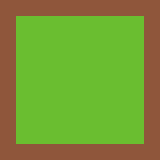

Below is a game level as drawn by its tile map, then a one-line description and the .tmx file that defines it, in full:
An orthogonal 10x10 tile map with 16x16 px tiles, 1 tile layer (Kachelebene 1).

<map version="1.10" tiledversion="1.10.2" orientation="orthogonal" renderorder="right-down" width="10" height="10" tilewidth="16" tileheight="16" infinite="0" nextlayerid="2" nextobjectid="1">
 <editorsettings>
  <export target="../../NEW/MAPS/t.json" format="json" />
 </editorsettings>
 <tileset firstgid="1" source="../../NEW/TILESETS/Tiles.tsx" />
 <layer id="1" name="Kachelebene 1" width="10" height="10">
  <data encoding="csv">
2,2,2,2,2,2,2,2,2,2,
2,1,1,1,1,1,1,1,1,2,
2,1,1,1,1,1,1,1,1,2,
2,1,1,1,1,1,1,1,1,2,
2,1,1,1,1,1,1,1,1,2,
2,1,1,1,1,1,1,1,1,2,
2,1,1,1,1,1,1,1,1,2,
2,1,1,1,1,1,1,1,1,2,
2,1,1,1,1,1,1,1,1,2,
2,2,2,2,2,2,2,2,2,2
</data>
 </layer>
</map>
